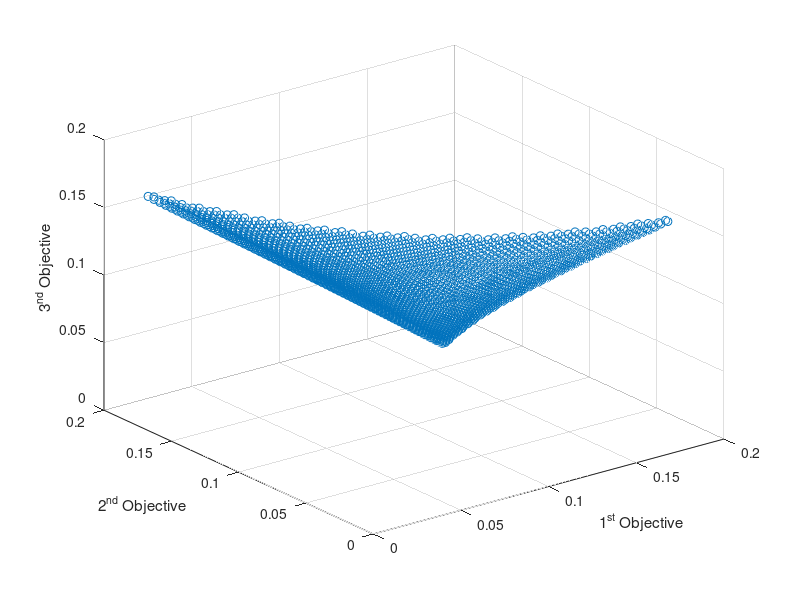

Source code (MATLAB):
load('IDMPM3T4.mat');

scatter3(PF(:, 1), PF(:, 2), PF(:,3),'k.');

xlabel('1^{st} Objective');
ylabel('2^{nd} Objective');
zlabel('3^{nd} Objective');